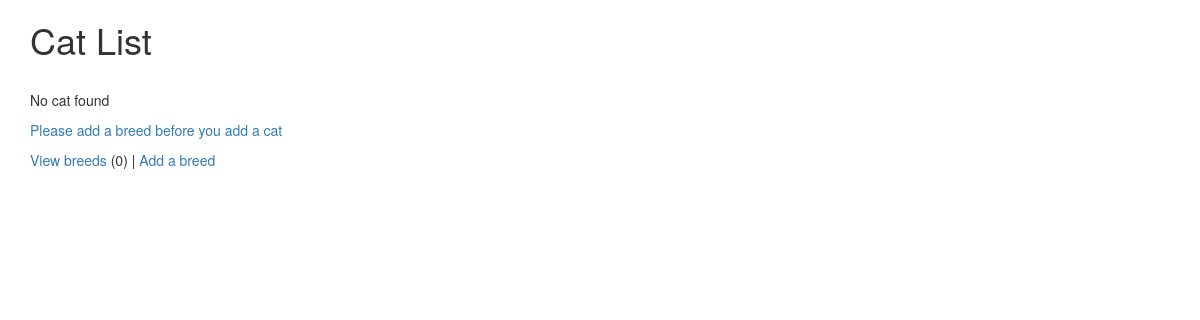
The page /cats/ (signed in) on the database as committed earlier.
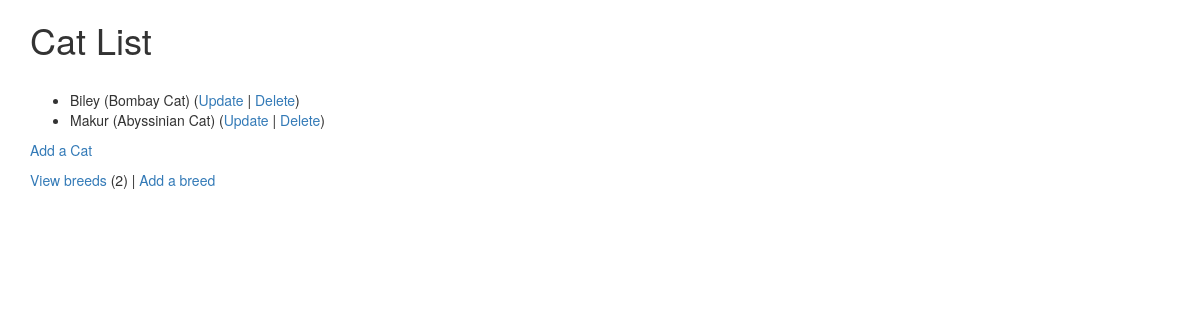
The same page on the database as committed later.
### cats/models.py (models this page shows, shortened)
class Cat(models.Model):
    nickname = models.CharField(
        max_length=200,
        validators=[MinLengthValidator(2, "Nickname must be greater than 1 character")]
    )
    weight = models.PositiveIntegerField()
    foods = models.CharField(max_length=300)
    breed = models.ForeignKey(Breed, on_delete=models.CASCADE, null=False)

class Breed(models.Model):
    name = models.CharField(
        max_length=200,
        validators=[MinLengthValidator(2, "Breed must be greater than 1 character")]
    )
    def __str__(self):
        return self.name

### cats/views.py (the view)
# urls.py: path('', views.CatView.as_view(), name='all_cat'),
class CatView(LoginRequiredMixin, View):
    def get(self, request):
        bc = Breed.objects.all().count()
        cl = Cat.objects.all()
        ctx = {
            'breed_count': bc,
            'cat_list': cl,
        }
        return render(request, 'cats/cat_list.html', ctx)

### cats/templates/cats/cat_list.html
{% extends 'base_bootstrap.html' %}
{% block content %}
    <h1>Cat List</h1>
    <br>
    {% if cat_list %}
        <ul>
            {% for cat in cat_list %}
                <li>
                    {{ cat.nickname }} ({{ cat.breed }})
                    (<a href="{% url 'cats:cat_update' cat.id %}">Update</a> |
                    <a href="{% url 'cats:cat_delete' cat.id %}">Delete</a>)
                </li>
            {% endfor %}
        </ul>
    {% else %}
        <p>No cat found</p>
    {% endif %}
    <p>
        {% if breed_count > 0 %}
            <a href="{% url 'cats:cat_create' %}">Add a Cat</a>
        {% else %}
            <a href="">Please add a breed before you add a cat</a>
        {% endif %}
    <p>
    <p>
        <a href="">View breeds</a> ({{ breed_count }}) |
        <a href="">Add a breed</a>
    </p>
{% endblock %}

### home/templates/base_bootstrap.html (shortened to what this page needs)
<!DOCTYPE html>
<html>
<head>
    <link rel="stylesheet"
          href="https://maxcdn.bootstrapcdn.com/bootstrap/3.4.0/css/bootstrap.min.css"
>
    <link rel="stylesheet"
          href="https://maxcdn.bootstrapcdn.com/bootstrap/3.4.0/css/bootstrap-theme.min.css"
>
    <link rel="stylesheet"
          href="https://code.jquery.com/ui/1.12.1/themes/ui-lightness/jquery-ui.css"
>
    <link rel="stylesheet" href="https://use.fontawesome.com/releases/v5.8.1/css/all.css">
    <link rel="stylesheet" href="https://use.fontawesome.com/releases/v5.8.1/css/v4-shims.css">
</head>
<body>
<div class="container">
    {% block content %}
    {% endblock %}
</div>
</body>
</html>

Rows that differ between the two databases and show on the page:
added Cat: nickname "Biley", breed "Bombay Cat"
added Cat: nickname "Makur", breed "Abyssinian Cat"
Other text that changed with them:
{{ breed_count }}: "0" → "2"
text no longer shown: "No cat found Please add a breed before you add a cat"
text now shown: "Add a Cat"
